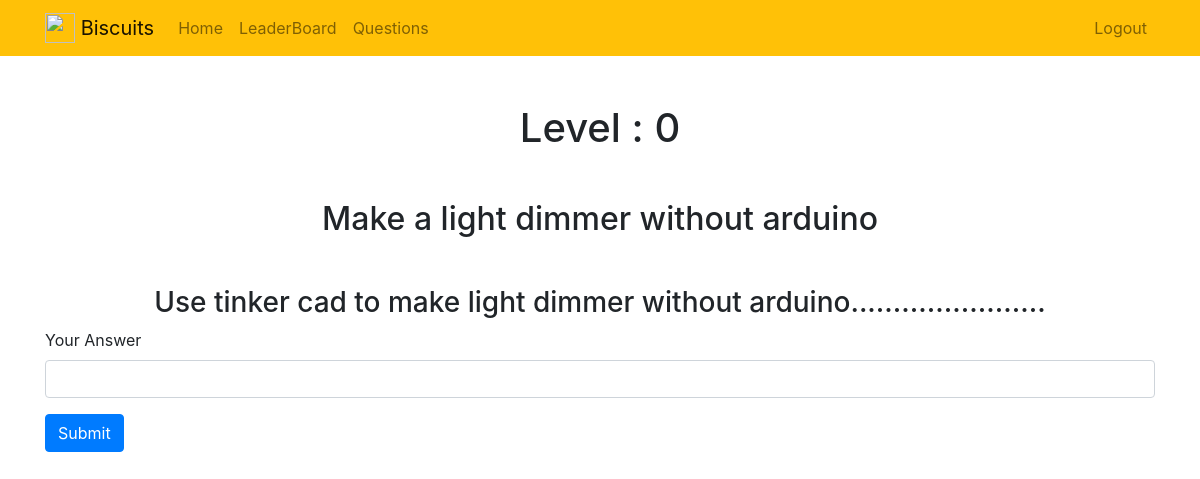
/questions/ (signed in), run on the app's committed database.
### biscuitsrk/models.py (models this page shows, shortened)
class QuestionsModel(models.Model):
    level = models.IntegerField(default=0)
    title = models.CharField(max_length=100)
    description = models.TextField(blank=True)

### biscuitsrk/views.py (the view, shortened to what this page needs)
# urls.py: path('questions/', views.questions, name='questions'),
@login_required
def questions(request):
    u = get_object_or_404(Profile,user=request.user)
    if request.method=='GET':
        if u.answered == True:
            question = get_object_or_404(QuestionsModel, level=u.currentlevel)
            return render(request, 'biscuitsrk/questionsBlank.html',{'question':question,'u':u})
        question = get_object_or_404(QuestionsModel, level=u.currentlevel)
        return render(request, 'biscuitsrk/questions.html',{'question':question,'u':u})

### biscuitsrk/templates/biscuitsrk/questions.html (shortened to what this page needs)
{% extends "biscuitsrk/base.html" %}
{% block content %}
<h1 class="text-center mt-5" id="level">Level : {{ question.level }}</h1>
<h2 class="text-center mt-5" id="title">{{ question.title }}</h2>
<h3 class="text-center mt-5" id="full">{{ question.description }}</h3>
  <form method="POST">
    <div class="form-group">
        <label for="response">Your Answer</label>
        <input type="text" name="answer" class="form-control" id="response">
    </div>
    <button type="submit" class="btn btn-primary">Submit</button>
</form>
{% endblock %}

### data on the page
QuestionsModel: level "0", title "Make a light dimmer without arduino", description "Use tinker cad to make light dimmer without arduino......................."
